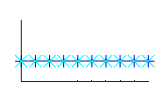
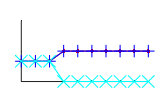
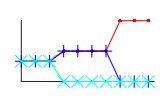

Write the MATLAB code that produced these figures, in order.
% Shape Game comparison model: The "logic" model

clear all;
close all;

nRounds = 10;   % Number of observed rounds
nConditions = 3;    % Number of different observed sequeces
nOutcomes = 3;      % Number of different outcomes in each round
nModels = 3;    % Number of different models (or cards)
            
% Different rount outcomes
C = 1;      % Consistent
V1 = 2;     % Violation 1 (response matches box 1)
V2 = 3;     % Violation 2 (response matches box 2)

% Sequences of outcomes for the different conditions
outcomes = [C C C C C C C C C C;
            C C C V1 C V1 V1 V1 C C;
            C C C V1 C V1 V1 V2 C C];

% For each round, compute the cumulative probability of each
% card (model)
probabilities = zeros(nModels,nRounds,nConditions);
for c=1:nConditions
    for r=1:nRounds
        % Compute the unormalized likelihoods of each model given the
        % sequence so far
        p = ones(3,1);
        for rpast=1:r
            switch outcomes(c,rpast)
                case C
                    p(1) = p(1) * 1;
                    p(2) = p(2) * 1;
                    p(3) = p(3) * 1;
                case V1
                    p(1) = p(1) * 0;
                    p(2) = p(2) * 1;
                    p(3) = p(3) * 1;
                case V2
                    p(1) = p(1) * 0;
                    p(2) = p(2) * 0;
                    p(3) = p(3) * 1;
            end
        end
        probabilities(:,r,c) = p / sum(p);
    end
end

% Plot the results

figuresize = [0 0 1.1 0.7];

for c=1:nConditions
    logicmodelfigures(c) = figure();
    set(gcf, 'PaperUnits', 'inches');
    set(gcf, 'PaperPosition', figuresize);
    
    axis([1 10 0 1]);
    hold on;
    plot(1:10, probabilities(3,:,c), 'r.-');
    plot(1:10, probabilities(2,:,c), 'b+-');
    plot(1:10, probabilities(1,:,c), 'cx-');
    box off;
    set(gca, 'YTick', [0 0.5 1]);
    set(gca, 'YTickLabel', {});
    set(gca, 'XTick', 1:1:10);
    set(gca, 'XTickLabel', {});
    set(gca,'fontsize',8);
    
    hold off;
end

%figure(logicmodelfigures(1));
%print -depsc logicmodel1;
%figure(logicmodelfigures(2));
%print -depsc logicmodel2;
%figure(logicmodelfigures(3));
%print -depsc logicmodel3;


%figure;
%for c=1:nConditions
%    subplot(1,3,c);
%    hold on;
%    xlabel('Observation');
%    ylabel('Card probabilities');
%    axis([1 10 0 1]);
%    
%    plot(1:10, probabilities(3,:,c), 'r.-');
%    plot(1:10, probabilities(2,:,c), 'b.-');
%    plot(1:10, probabilities(1,:,c), 'c.-');
%end

% Save the model predictions
logicpreds = probabilities;
save logicmodelpredictions logicpreds;
